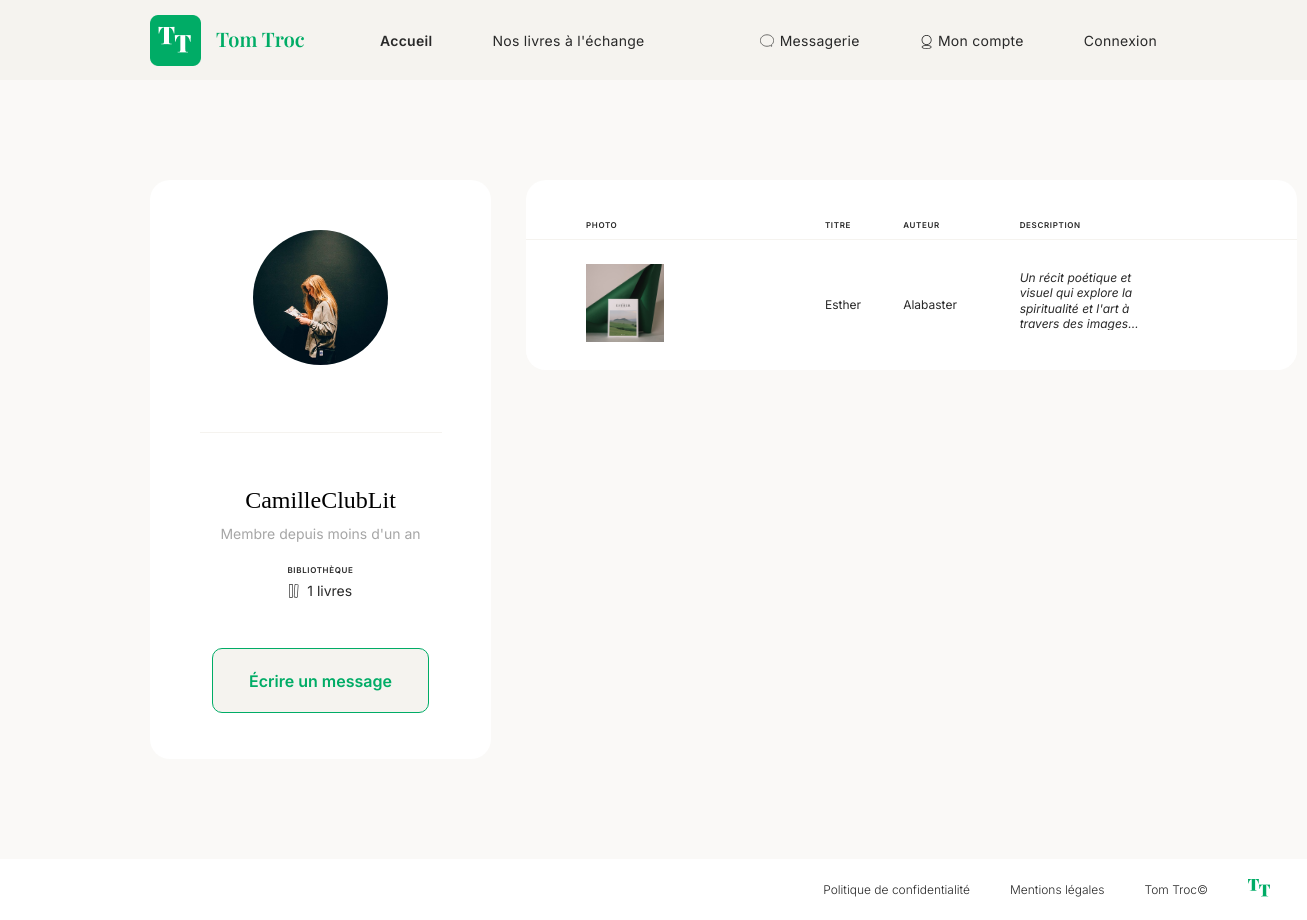
Screenshot of /user/publicAccount/4 with the database file from the repository.
### tables this page shows
CREATE TABLE `users` (
  `id` int(10) UNSIGNED NOT NULL,
  `pseudo` varchar(50) NOT NULL,
  `email` varchar(100) NOT NULL,
  `avatar` varchar(255) DEFAULT NULL,
  `password` varchar(255) NOT NULL,
  `created_at` datetime NOT NULL DEFAULT current_timestamp(),
  `updated_at` datetime DEFAULT NULL ON UPDATE current_timestamp()
);

CREATE TABLE `books` (
  `id` int(10) UNSIGNED NOT NULL,
  `user_id` int(10) UNSIGNED NOT NULL,
  `title` varchar(150) NOT NULL,
  `author` varchar(100) DEFAULT NULL,
  `description` text DEFAULT NULL,
  `image` varchar(255) DEFAULT NULL,
  `status` tinyint(4) NOT NULL DEFAULT 1,
  `created_at` datetime NOT NULL DEFAULT current_timestamp(),
  `updated_at` datetime DEFAULT NULL ON UPDATE current_timestamp()
);

### controllers/AbstractController.php (called while the page is built, shortened)
<?php
abstract class AbstractController {
    protected function render(string $viewPath, array $data = []): void {
        extract($data);
        require_once $viewPath;
    }
}

### controllers/UserController.php (called while the page is built, shortened)
<?php
class UserController extends AbstractController
{
    private $userManager;
    public function __construct()
    {
        $this->userManager = new UserManager();
    }
    public function publicAccount($id = null)
    {
        $user = $this->userManager->getUserById((int)$id);
        $bookManager = new BookManager();
        $bookCount = $bookManager->countBooksByUser($id);
        $userBooks = $bookManager->getBooksByUserId($id);
        $createdAt = new DateTime($user->getCreatedAt());
        $now = new DateTime();
        $interval = $createdAt->diff($now);
        $memberSince = $interval->y > 0
            ? "Membre depuis {$interval->y} an" . ($interval->y > 1 ? "s" : "")
            : "Membre depuis moins d'un an";
        $this->render('views/users/publicAccount.php', [
            'user' => $user,
            'bookCount' => $bookCount,
            'userBooks' => $userBooks,
            'memberSince' => $memberSince
        ]);
    }
}

### index.php (called while the page is built, shortened)
<?php
require_once 'Autoload.php';
$router = new Router();
$router->routeRequest();

### Autoload.php (called while the page is built, shortened)
<?php
class Autoload
{
    public static function load(string $className): void
    {
        $baseDir = __DIR__ . '/';
        $directories = [
            'controllers/',
            'models/',
            'core/',
            'services/',
            '/'
        ];
        foreach ($directories as $directory) {
            $file = $baseDir . $directory . $className . '.php';
            if (file_exists($file)) {
                return;
            }
        }
    }
}

### core/Database.php (called while the page is built, shortened)
<?php
class Database {
    private static $instance;
    private $connection;
    private function __construct($host, $username, $password, $database) {
        try {
            $this->connection = new PDO("mysql:host=$host;dbname=$database", $username, $password);
            $this->connection->setAttribute(PDO::ATTR_ERRMODE, PDO::ERRMODE_EXCEPTION);
        } catch (PDOException $e) {
            die("Database connection failed: " . $e->getMessage());
        }
    }
    public static function getInstance() {
        if (!self::$instance) {
            self::$instance = new Database(DB_HOST, DB_USERNAME, DB_PASSWORD, DB_NAME);
        }
        return self::$instance;
    }
    public function getConnection() {
        return $this->connection;
    }
}

### models/AbstractManager.php (called while the page is built, shortened)
<?php
abstract class AbstractManager {
    public function __construct() {
        $this->db = Database::getInstance();
    }
}

### models/UserManager.php (called while the page is built, shortened)
<?php
class UserManager extends AbstractManager {
    public function getUserById(int $id): ?User {
        $query = "SELECT * FROM users WHERE id = :id";
        $stmt = $this->db->getConnection()->prepare($query);
        $stmt->bindParam(':id', $id, PDO::PARAM_INT);
        $stmt->execute();
        $data = $stmt->fetch(PDO::FETCH_ASSOC);
        if ($data) {
            return new User(
                $data['id'],
                $data['pseudo'],
                $data['email'],
                $data['password'],
                $data['avatar'],
                $data['created_at'],
                $data['updated_at']
            );
        }
        return null;
    }
}

### models/User.php (called while the page is built, shortened)
<?php
class User {
    private $pseudo;
    private $avatar;
    private $createdAt;
    public function __construct(
        $id,
        $pseudo,
        $email,
        $password,
        $avatar,
        $createdAt,
        $updatedAt
    ) {
        $this->pseudo = $pseudo;
        $this->avatar = $avatar ?: 'user.png';
        $this->createdAt = $createdAt;
    }
    public function getPseudo(): string { return $this->pseudo; }
    public function getAvatar(): string { return $this->avatar; }
    public function getCreatedAt(): string { return $this->createdAt; }
}

### models/BookManager.php (called while the page is built, shortened)
<?php
class BookManager extends AbstractManager
{
    public function countBooksByUser($userId): int
    {
        $dbConnection = $this->db->getConnection();
        $query = "SELECT COUNT(*) AS total
                  FROM books
                  WHERE user_id = :userId";
        $req = $dbConnection->prepare($query);
        $req->execute([':userId' => $userId]);
        $data = $req->fetch(PDO::FETCH_ASSOC);
        return $data ? (int)$data['total'] : 0;
    }
    public function getBooksByUserId($userId): array
    {
        $dbConnection = $this->db->getConnection();
        $query = "SELECT books.*, users.pseudo, users.avatar
                  FROM books
                  JOIN users ON books.user_id = users.id
                  WHERE books.user_id = :userId
                  ORDER BY books.id DESC";
        $req = $dbConnection->prepare($query);
        $req->execute([':userId' => $userId]);
        $results = $req->fetchAll(PDO::FETCH_ASSOC);
        $bookDTOs = [];
        foreach ($results as $data) {
            $book = new Book(
                $data['id'],
                $data['title'],
                $data['author'],
                $data['description'],
                $data['image'],
                $data['user_id'],
                $data['created_at'],
                $data['updated_at'],
                $data['status']
            );
            $bookDTOs[] = new BookWithOwnerDTO($book, $data['pseudo'], $data['avatar']);
        }
        return $bookDTOs;
    }
}

### models/BookWithOwnerDTO.php (called while the page is built, shortened)
<?php
class BookWithOwnerDTO
{
    private Book $book;
    public function __construct(Book $book, string $ownerPseudo, string $ownerAvatar)
    {
        $this->book = $book;
    }
    public function getTitle(): string { return $this->book->getTitle(); }
    public function getAuthor(): string { return $this->book->getAuthor(); }
    public function getDescription(): string { return $this->book->getDescription(); }
    public function getImage(): string { return $this->book->getImage(); }
}

### models/Book.php (called while the page is built, shortened)
<?php
class Book {
    private $title;
    private $author;
    private $description;
    private $image;
    public function __construct($id, $title, $author, $description, $image, $userId, $createdAt, $updatedAt, $status) {
        $this->title = $title;
        $this->author = $author;
        $this->description = $description;
        $this->image = $image;
    }
    public function getTitle(): string { return $this->title; }
    public function getAuthor(): string { return $this->author; }
    public function getDescription(): string { return $this->description; }
    public function getImage(): string { return $this->image ?: 'default-book.jpg'; }
}

### views/users/publicAccount.php (the view, shortened to what this page needs)
<section class="account-section">
    <div class="account-container">
        <div class="public-account-box">
            <div class="public-account-left">
                <div class="avatar-block">
                    <div class="avatar-wrapper">
                        <img src="<?= ROOT ?>/public/img/avatar/<?= htmlspecialchars($user->getAvatar() ?? 'user.png') ?>" alt="Photo de profil">
                    </div>
                </div>
                <div class="account-separator-line"></div>
                <div class="identity-block">
                    <p class="pseudo"><?= htmlspecialchars($user->getPseudo()) ?></p>
                    <p class="member-since"><?= $memberSince ?></p>
                    <div class="library-block">
                        <p class="library-label">BIBLIOTHÈQUE</p>
                        <div class="library-info">
                            <img src="<?= ROOT ?>/public/img/livres.svg" alt="" class="library-icon" aria-hidden="true">
                            <p class="library-count"><?= $bookCount ?> livres</p>
                        </div>
                    </div>
                </div>
                <?php if ($_SESSION['user']['id'] ?? null): ?>
                    <?php if ($_SESSION['user']['id'] !== (int)$user->getId()): ?>
                        <a href="<?= ROOT ?>/message/conversation/<?= (int)$user->getId() ?>" class="btn-message">
                            Écrire un message
                        </a>
                    <?php endif; ?>
                <?php else: ?>
                    <a href="<?= ROOT ?>/user/login" class="btn-message">
                        Écrire un message
                    </a>
                <?php endif; ?>
            </div>
            <div class="public-table-container">
                <table class="book-table">
                    <thead>
                        <tr>
                            <th scope="col">PHOTO</th>
                            <th scope="col">TITRE</th>
                            <th scope="col">AUTEUR</th>
                            <th scope="col">DESCRIPTION</th>
                        </tr>
                    </thead>
                    <tbody>
                        <?php if (!empty($userBooks)): ?>
                            <?php foreach ($userBooks as $index => $book): ?>
                                <tr <?= ($index === count($userBooks) - 1) ? 'class="last-row"' : '' ?>>
                                    <td><img src="<?= ROOT ?>/public/img/cover/<?= htmlspecialchars($book->getImage() ?? 'default-book.jpg') ?>" alt="<?= htmlspecialchars($book->getTitle()) ?>"></td>
                                    <td><?= htmlspecialchars($book->getTitle()) ?></td>
                                    <td><?= htmlspecialchars($book->getAuthor()) ?></td>
                                    <td class="description">
                                        <?= htmlspecialchars($book->getDescription()) ?>
                                    </td>
                                </tr>
                            <?php endforeach; ?>
                        <?php endif; ?>
                    </tbody>
                </table>
            </div>
        </div>
    </div>
</section>

### public/css/style.css (style rules this page uses)
:root { --color-primary: #00AC66; --color-primary-dark: #006D41; --color-bg-light: #F5F3EF; --color-bg-lighter: #FAF9F7; --color-bg-white: #FFFFFF; --color-bg-input: #EDF2F6; --color-text-dark: #292929; --color-text-black: #000000; --color-text-gray: #A6A6A6; --color-success: #6DC5A1; --color-error: #C56D6D; --color-border: #F0F0F0; --color-border-input: #E5E5E5; }
* { margin: 0; padding: 0; }
body { font-family: "Inter", sans-serif; background-color: var(--color-bg-light); }
p { font-weight: 300; font-size: 16px; line-height: 1; }
.btn-primary, .btn-secondary, .btn-message, .btn-account, .btn-message-large { font-size: 16px; font-weight: 600; border-radius: 10px; cursor: pointer; text-decoration: none; display: inline-block; }
.account-section { background-color: var(--color-bg-lighter); padding: 100px 0; }
.account-container { max-width: 1440px; margin: 0 auto; padding: 0 150px; }
.avatar-block { width: 135px; height: 157px; display: flex; flex-direction: column; align-items: center; gap: 10px; margin-top: 10px; }
.avatar-wrapper { width: 135px; height: 135px; border-radius: 50%; overflow: hidden; }
.avatar-wrapper img { width: 100%; height: 100%; object-fit: cover; display: block; }
.account-separator-line { width: 242px; height: 1px; background-color: var(--color-bg-light); margin-top: 45px; margin-bottom: 45px; }
.pseudo { font-family: "Playfair Display", serif; font-weight: 400; font-size: 24px; line-height: 100%; text-align: center; margin: 10px 0; }
.member-since { font-family: "Inter", sans-serif; font-weight: 400; font-size: 14px; color: var(--color-text-gray); text-align: center; margin-top: 15px; }
.library-block { margin-top: 5px; text-align: center; padding: 20px; }
.library-label { font-family: "Inter", sans-serif; font-weight: 600; font-size: 8px; color: var(--color-text-dark); letter-spacing: 0.64px; margin-bottom: 10px; }
.library-info { display: flex; align-items: center; justify-content: center; gap: 8px; }
.library-icon { width: 10.41px; height: 13.71px; object-fit: contain; }
.library-count { font-family: "Inter", sans-serif; font-weight: 400; font-size: 14px; color: var(--color-text-dark); margin: 0; }
.book-table { width: 100%; border-collapse: collapse; }
.book-table thead { height: 59px; border-top-left-radius: 20px; border-top-right-radius: 20px; }
.book-table th { font-weight: 600; font-size: 8px; line-height: 100%; letter-spacing: 0.64px; color: var(--color-text-dark); text-align: left; padding: 10px 0; vertical-align: bottom; }
.book-table th:first-child { padding-left: 60px; }
.book-table thead tr { border-bottom: 1px solid var(--color-bg-light); }
.book-table tbody tr { height: 130px; vertical-align: middle; max-width: 150px; }
.book-table tbody tr:nth-child(odd) { background-color: var(--color-bg-white); }
.book-table td { font-weight: 400; font-size: 12px; line-height: 1.3; color: var(--color-text-dark); padding: 0; vertical-align: middle; }
.book-table td img { width: 78px; height: 78px; background-color: var(--color-text-dark); object-fit: cover; margin-left: 60px; }
.description { font-style: italic; font-size: 12px; font-weight: 400; width: 128px; height: 60px; overflow: hidden; display: -webkit-box; -webkit-line-clamp: 4; -webkit-box-orient: vertical; line-height: 1.2; text-overflow: ellipsis; margin-top: 30px; box-sizing: border-box; }
.last-row td:first-child { border-bottom-left-radius: 20px; }
.last-row td:last-child { border-bottom-right-radius: 20px; }
.public-account-box { display: flex; gap: 35px; align-items: flex-start; }
.public-account-left { width: 341px; height: 579px; background-color: var(--color-bg-white); border-radius: 20px; display: flex; flex-direction: column; align-items: center; padding-top: 40px; box-sizing: border-box; flex-shrink: 0; }
.btn-message { width: 215px; height: 63px; color: var(--color-primary); background-color: var(--color-bg-light); border: 1px solid var(--color-primary); transition: all 0.3s ease; display: flex; align-items: center; justify-content: center; margin-top: 30px; }
.public-table-container { width: 771px; background-color: var(--color-bg-white); border-radius: 20px; overflow: hidden; flex-shrink: 0; }
.public-table-container .book-table { width: 100%; }
.public-table-container .book-table th:first-child { padding-left: 60px; }
.public-table-container .book-table td img { margin-left: 60px; }

### rows the page displays
users: avatar (picture), pseudo "CamilleClubLit"
books: image (picture), title "Esther", author "Alabaster", description "Un récit poétique et visuel qui explore la spiritualité et l'art à travers des…"

### other values shown
$memberSince "Membre depuis moins d'un an"
$bookCount "1"
